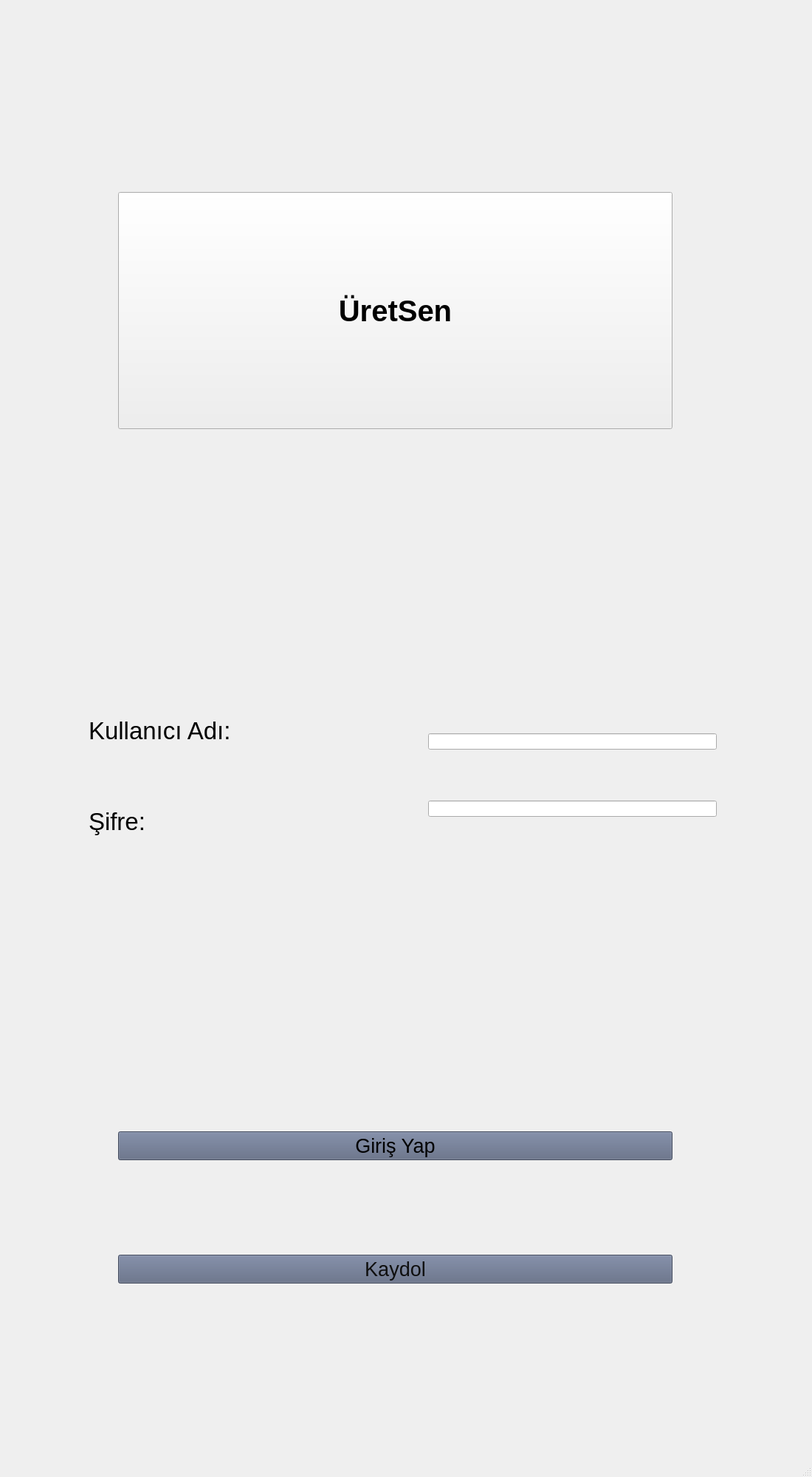
<?xml version="1.0" encoding="UTF-8"?>
<ui version="4.0">
 <class>GirisEkrani</class>
 <widget class="QMainWindow" name="GirisEkrani">
  <property name="geometry">
   <rect>
    <x>0</x>
    <y>0</y>
    <width>1100</width>
    <height>2000</height>
   </rect>
  </property>
  <property name="windowTitle">
   <string>Giriş Ekranı</string>
  </property>
  <widget class="QWidget" name="centralwidget">
   <widget class="QWidget" name="layoutWidget">
    <property name="geometry">
     <rect>
      <x>120</x>
      <y>930</y>
      <width>461</width>
      <height>241</height>
     </rect>
    </property>
    <layout class="QVBoxLayout" name="verticalLayout">
     <item>
      <widget class="QLabel" name="label">
       <property name="font">
        <font>
         <family>MS Shell Dlg 2</family>
         <pointsize>25</pointsize>
         <weight>9</weight>
         <italic>false</italic>
         <bold>false</bold>
         <underline>false</underline>
         <strikeout>false</strikeout>
        </font>
       </property>
       <property name="styleSheet">
        <string notr="true">font: 75 25pt &quot;MS Shell Dlg 2&quot;;</string>
       </property>
       <property name="text">
        <string>Kullanıcı Adı:</string>
       </property>
      </widget>
     </item>
     <item>
      <widget class="QLabel" name="label_2">
       <property name="font">
        <font>
         <family>MS Shell Dlg 2</family>
         <pointsize>25</pointsize>
         <weight>9</weight>
         <italic>false</italic>
         <bold>false</bold>
        </font>
       </property>
       <property name="styleSheet">
        <string notr="true">font: 75 25pt &quot;MS Shell Dlg 2&quot;;</string>
       </property>
       <property name="text">
        <string>Şifre:</string>
       </property>
      </widget>
     </item>
    </layout>
   </widget>
   <widget class="QWidget" name="layoutWidget">
    <property name="geometry">
     <rect>
      <x>580</x>
      <y>930</y>
      <width>391</width>
      <height>241</height>
     </rect>
    </property>
    <layout class="QVBoxLayout" name="verticalLayout_2">
     <item>
      <widget class="QLineEdit" name="kullanici">
       <property name="styleSheet">
        <string notr="true">font: 75 15pt &quot;MS Shell Dlg 2&quot;;</string>
       </property>
      </widget>
     </item>
     <item>
      <widget class="QLineEdit" name="sifre">
       <property name="styleSheet">
        <string notr="true">font: 75 15pt &quot;MS Shell Dlg 2&quot;;</string>
       </property>
       <property name="echoMode">
        <enum>QLineEdit::Password</enum>
       </property>
      </widget>
     </item>
    </layout>
   </widget>
   <widget class="QWidget" name="layoutWidget">
    <property name="geometry">
     <rect>
      <x>160</x>
      <y>1410</y>
      <width>751</width>
      <height>451</height>
     </rect>
    </property>
    <layout class="QVBoxLayout" name="verticalLayout_3">
     <item>
      <widget class="QPushButton" name="pushButton">
       <property name="font">
        <font>
         <family>MS Shell Dlg 2</family>
         <pointsize>20</pointsize>
         <weight>9</weight>
         <italic>false</italic>
         <bold>false</bold>
         <underline>false</underline>
         <strikeout>false</strikeout>
         <kerning>true</kerning>
        </font>
       </property>
       <property name="styleSheet">
        <string notr="true">background-color: rgb(90, 101, 127);
font: 75 20pt &quot;MS Shell Dlg 2&quot;;
</string>
       </property>
       <property name="text">
        <string>Giriş Yap</string>
       </property>
      </widget>
     </item>
     <item>
      <widget class="QPushButton" name="pushButton_2">
       <property name="font">
        <font>
         <family>MS Shell Dlg 2</family>
         <pointsize>20</pointsize>
         <weight>9</weight>
         <italic>false</italic>
         <bold>false</bold>
        </font>
       </property>
       <property name="styleSheet">
        <string notr="true">color: rgb(15, 15, 15);
font: 75 20pt &quot;MS Shell Dlg 2&quot;;
background-color: rgb(90, 101, 127);</string>
       </property>
       <property name="text">
        <string>Kaydol</string>
       </property>
      </widget>
     </item>
    </layout>
   </widget>
   <widget class="QLabel" name="label_3">
    <property name="geometry">
     <rect>
      <x>130</x>
      <y>30</y>
      <width>251</width>
      <height>41</height>
     </rect>
    </property>
    <property name="text">
     <string/>
    </property>
   </widget>
   <widget class="QPushButton" name="pushButton_3">
    <property name="geometry">
     <rect>
      <x>160</x>
      <y>260</y>
      <width>751</width>
      <height>321</height>
     </rect>
    </property>
    <property name="font">
     <font>
      <pointsize>30</pointsize>
      <weight>75</weight>
      <italic>false</italic>
      <bold>true</bold>
     </font>
    </property>
    <property name="text">
     <string>ÜretSen</string>
    </property>
    <property name="icon">
     <iconset>
      <normalon>Yeni klasör/üretSen.jpeg</normalon>
     </iconset>
    </property>
    <property name="iconSize">
     <size>
      <width>300</width>
      <height>300</height>
     </size>
    </property>
   </widget>
  </widget>
  <widget class="QStatusBar" name="statusbar"/>
  <widget class="QMenuBar" name="menubar">
   <property name="geometry">
    <rect>
     <x>0</x>
     <y>0</y>
     <width>1100</width>
     <height>21</height>
    </rect>
   </property>
   <property name="font">
    <font>
     <weight>50</weight>
     <bold>false</bold>
    </font>
   </property>
  </widget>
 </widget>
 <resources/>
 <connections/>
</ui>
